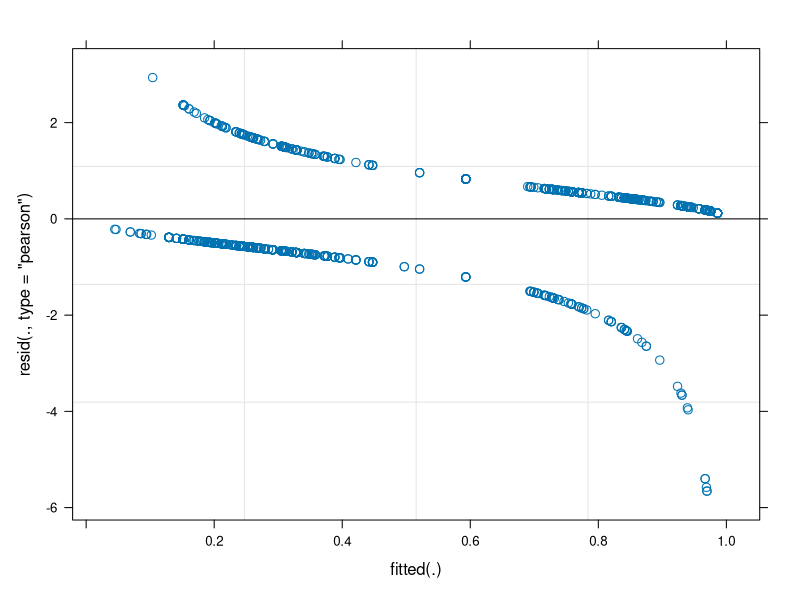
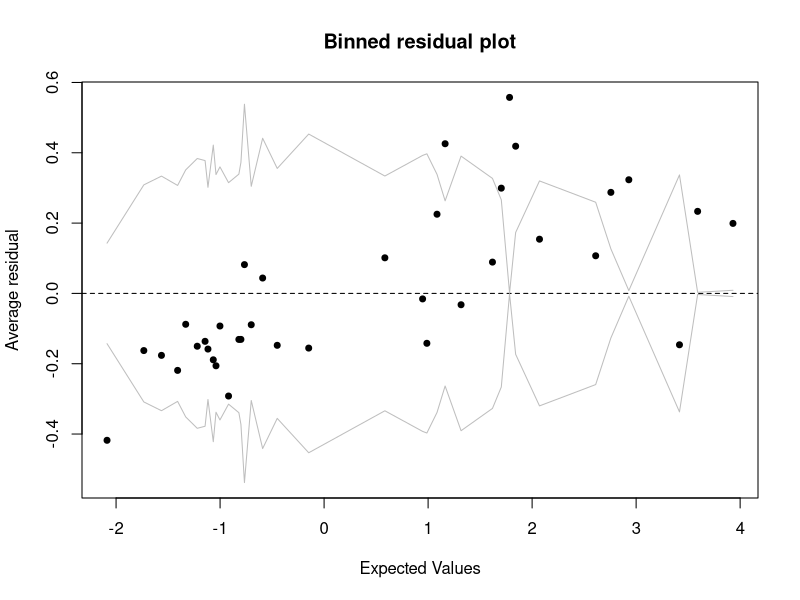

Recreate these plots in R, in order. (Note: this script raises an error after producing the figures.)
##----------------------------------
## BLW 2018 glmer
## Zhengpei Ye 20.03.2018 Innsbruck
##-----------------------------------

setwd("C:/Users/c7701076/1_Zhengpei_YE/R_analysis/BLW 2018")

library(MASS)
library(effects)
library(nlme)
library(lme4)
library(reshape2)

D1<-read.csv(file="Sample 2012 BLW 2018.csv",header=T)

str(D1)
names(D1)
unique(paste(D1$field,D1$plot,D1$fertilization))


D1$hyperparasitoid<-ifelse(rowSums(D1[,c(22:27)])>=1,1,0)


te<-table(D1$Hden,D1$Rins)
chisq.test(te)

D2<-subset(D1,Save==1)
ts<-table(D2$Hden,D2$Rins)
chisq.test(ts)

D3<-subset(D1,Mdir==1)
tm<-table(D3$Hden,D3$Rins)
chisq.test(tm)

D4<-subset(D1,Rpad==1)
tr<-table(D4$Hden,D4$Rins)
chisq.test(tr)


Data<-D1[,c(1:13,28)]

names(Data)
str(Data)

Data[,1]<-as.character(Data[,1])

for(i in 2:6){
  
  Data[,i]<-as.factor(Data[,i])
  
}

Data$ParaSt<-ifelse(Data$AphidMummy=="aph",ifelse(Data$parasitoid==1,"1P",0),"2M")
Data$ParaSt<-as.factor(Data$ParaSt)

Data$Aphid<-ifelse(Data$Mdir==0,ifelse(Data$Save==0,"Rp","Sa"),"Md")
Data$Aphid<-as.factor(Data$Aphid)


names(Data)

dim(Data[Data$AphidMummy=="aph",])
dim(Data[Data$AphidMummy=="mum",])

dim(Data[Data$AphidMummy=="aph"&Data$Mdir==1,])
dim(Data[Data$AphidMummy=="aph"&Data$Save==1,])
dim(Data[Data$AphidMummy=="aph"&Data$Rpad==1,])

dim(Data[Data$AphidMummy=="mum"&Data$Mdir==1,])
dim(Data[Data$AphidMummy=="mum"&Data$Save==1,])
dim(Data[Data$AphidMummy=="mum"&Data$Rpad==1,])

dim(Data[Data$AphidMummy=="aph"&Data$EsymL=="H0",])/dim(Data[Data$AphidMummy=="aph",])
dim(Data[Data$AphidMummy=="aph"&Data$EsymL=="R0",])/dim(Data[Data$AphidMummy=="aph",])
dim(Data[Data$AphidMummy=="aph"&Data$EsymL=="RH",])/dim(Data[Data$AphidMummy=="aph",])

dim(Data[Data$AphidMummy=="mum"&Data$EsymL=="H0",])/dim(Data[Data$AphidMummy=="mum",])
dim(Data[Data$AphidMummy=="mum"&Data$EsymL=="R0",])/dim(Data[Data$AphidMummy=="mum",])
dim(Data[Data$AphidMummy=="mum"&Data$EsymL=="RH",])/dim(Data[Data$AphidMummy=="mum",])

dim(Data[Data$AphidMummy=="aph"&Data$Mdir==1&Data$endosymbiont==1,])/dim(Data[Data$AphidMummy=="aph"&Data$Mdir==1,])
dim(Data[Data$AphidMummy=="aph"&Data$Rpad==1&Data$endosymbiont==1,])/dim(Data[Data$AphidMummy=="aph"&Data$Rpad==1,])
dim(Data[Data$AphidMummy=="aph"&Data$Save==1&Data$endosymbiont==1,])/dim(Data[Data$AphidMummy=="aph"&Data$Save==1,])

dim(Data[Data$AphidMummy=="mum"&Data$Mdir==1&Data$endosymbiont==1,])/dim(Data[Data$AphidMummy=="mum"&Data$Mdir==1,])
dim(Data[Data$AphidMummy=="mum"&Data$Rpad==1&Data$endosymbiont==1,])/dim(Data[Data$AphidMummy=="mum"&Data$Rpad==1,])
dim(Data[Data$AphidMummy=="mum"&Data$Save==1&Data$endosymbiont==1,])/dim(Data[Data$AphidMummy=="mum"&Data$Save==1,])

dim(Data[Data$Mdir==1&Data$endosymbiont==1,])/dim(Data[Data$Mdir==1,])
dim(Data[Data$Rpad==1&Data$endosymbiont==1,])/dim(Data[Data$Rpad==1,])
dim(Data[Data$Save==1&Data$endosymbiont==1,])/dim(Data[Data$Save==1,])


m1<-glmer(endosymbiont~ParaSt+fertilization+Aphid+(1|field/plot/tube), Data, family="binomial",
          control=glmerControl(optCtrl=list(maxfun=2e5), optimizer="bobyqa"))

m2<-glmer(endosymbiont~ParaSt*fertilization+Aphid+(1|field/plot/tube), Data, family="binomial",
          control=glmerControl(optCtrl=list(maxfun=2e5), optimizer="bobyqa"))
m3<-glmer(endosymbiont~ParaSt*fertilization+Aphid*fertilization+(1|field/plot/tube), Data, family="binomial",
          control=glmerControl(optCtrl=list(maxfun=2e5), optimizer="bobyqa"))

m4<-glmer(endosymbiont~ParaSt*Aphid+fertilization+(1|field/plot/tube), Data, family="binomial",
          control=glmerControl(optCtrl=list(maxfun=2e5), optimizer="bobyqa"))

m5<-glmer(endosymbiont~ParaSt*Aphid+fertilization*Aphid+(1|field/plot/tube), Data, family="binomial",
          control=glmerControl(optCtrl=list(maxfun=2e5), optimizer="bobyqa"))

m6<-glmer(endosymbiont~ParaSt*fertilization+ParaSt*Aphid+(1|field/plot/tube), Data, family="binomial",
          control=glmerControl(optCtrl=list(maxfun=2e5), optimizer="bobyqa"))

m7<-glmer(endosymbiont~ParaSt+fertilization*Aphid+(1|field/plot/tube), Data, family="binomial",
          control=glmerControl(optCtrl=list(maxfun=2e5), optimizer="bobyqa"))

m8<-glmer(endosymbiont~ParaSt*fertilization*Aphid+(1|field/plot/tube), Data, family="binomial",
          control=glmerControl(optCtrl=list(maxfun=2e5), optimizer="bobyqa"))

AIC(m1,m2,m3,m4,m5,m6,m7,m8)

drop1(m1,test="Chi")
drop1(m4,test="Chi")

ms1<-glmer(endosymbiont~ParaSt+Aphid+(1|field/plot/tube), Data, family="binomial",
          control=glmerControl(optCtrl=list(maxfun=2e5), optimizer="bobyqa"))
ms2<-glmer(endosymbiont~ParaSt*Aphid+(1|field/plot/tube), Data, family="binomial",
          control=glmerControl(optCtrl=list(maxfun=2e5), optimizer="bobyqa"))

AIC(ms1,ms2,m1,m4)

drop1(ms1,test="Chi")

plot(ms2)
library(arm)
x<-predict(ms2)
y<-resid(ms2)
binnedplot(x,y)

plot(allEffects(ms2))
summary(ms2)
anova(ms2)

Data$IntPsA<-with(Data, interaction(Aphid, ParaSt))

ms2.int<-glmer(endosymbiont~IntPsA+(1|field/plot/tube), Data, family="binomial",
           control=glmerControl(optCtrl=list(maxfun=2e5), optimizer="bobyqa"))

plot(allEffects(ms2.int))

library(multcomp)
PcomPsA<-glht(ms2.int, linfct=mcp(IntPsA="Tukey"))
summary(PcomPsA, test=adjusted("fdr"))


e<-as.data.frame(effect("ParaSt:Aphid",ms2) )
e75<-as.data.frame(effect("ParaSt:Aphid",ms2,confidence.level=0.75))
e$lower75<-e75$lower
e$upper75<-e75$upper
e$ParaSt<-factor(e$ParaSt,labels=c("living unparasitised aphids",
                                   "living parasitised aphids",
                                   "mummified aphids"))

e$sig<-c(" a"," ab"," c"," d"," cd"," cd"," b"," b"," cd")

library(ggplot2)
fp1<-ggplot(mapping=aes(middle=fit*100,
                        ymax=upper*100,ymin=lower*100,
                        upper=upper75*100,lower=lower75*100))

fp2<-fp1+aes(label=sig, y=upper75*100)

fp3<-fp2%+%e+aes(x=Aphid, fill=ParaSt)

fp4<-fp3+
  geom_boxplot(stat="identity", colour="black", position=position_dodge(0.93))+
  geom_text(aes(y=upper75*100+1.5),position=position_dodge(0.93), size=8, colour="black", vjust=0, hjust=0)+
  labs(y="Endosymbiont infection (%)", fill="Parasitism types")+
  scale_y_continuous(limits=c(0,105),expand=c(0,0))+
  scale_fill_manual(values=c("#C6DBEF", "#4292C6","#08306B"))+
  scale_x_discrete(labels=c(expression(italic("M. dirhodum")),
                            expression(italic("R. padi")),
                            expression(italic("S. avenae"))))


fp4+theme_bw()+theme(axis.text.y=element_text(size=18,colour="black"),                     
                     axis.title.y=element_text(size=20),
                     axis.title.x=element_blank(),
                     axis.text.x=element_text(size=20,colour="black"),
                     legend.justification=c(1,1),
                     legend.position=c(0.6,0.99),
                     legend.title=element_text(size=18),
                     legend.text=element_text(size=16))



## --------------------------------------------------------------------------------

names(Data)
Data$EsymL<-ifelse(Data$Hden==1,ifelse(Data$Rins==1,"RH","H0"),ifelse(Data$Rins==1,"R0",0))
Data$EsymL<-as.factor(Data$EsymL)

Dp<-subset(Data,AphidMummy=="aph")

names(Dp)
Dp<-subset(Data,AphidMummy=="mum")
Da<-Dp[,c(3,4,16)]
dim(Da)
library(reshape2)
names(Da)
Da$counter<-1
str(Da)
m1<-melt(Da)

dcast(m1, field+plot~variable, sum)

nrow(Dp)
nrow(Dp[Dp$EsymL=="RH",c(1,13)])
# Dp<-subset(Dp,EsymL!="RH")

mp1<-glmer(parasitoid~EsymL+fertilization+Aphid+(1|field), Dp, family="binomial")

mp2<-glmer(parasitoid~EsymL*fertilization+Aphid+(1|field), Dp, family="binomial")
mp3<-glmer(parasitoid~EsymL*fertilization+Aphid*fertilization+(1|field), Dp, family="binomial")

mp4<-glmer(parasitoid~EsymL*Aphid+fertilization+(1|field), Dp, family="binomial")
mp5<-glmer(parasitoid~EsymL*Aphid+fertilization*Aphid+(1|field), Dp, family="binomial")

mp6<-glmer(parasitoid~EsymL*fertilization+EsymL*Aphid+(1|field), Dp, family="binomial")

mp7<-glmer(parasitoid~EsymL+fertilization*Aphid+(1|field), Dp, family="binomial")

mp8<-glmer(parasitoid~EsymL*fertilization*Aphid+(1|field), Dp, family="binomial")

AIC(mp1,mp2,mp3,mp4,mp5,mp6,mp7,mp8)

drop1(mp1,test="Chi")
drop1(mp7,test="Chi")

plot(allEffects(mp2))

mps1<-glmer(parasitoid~fertilization+Aphid+(1|field), Dp, family="binomial")
mps2<-glmer(parasitoid~fertilization*Aphid+(1|field), Dp, family="binomial")

AIC(mps1,mps2,mp1,mp7)

drop1(mps1,test="Chi")
drop1(mps2,test="Chi")

mpss1<-glmer(parasitoid~Aphid+(1|field), Dp, family="binomial")
mpss2<-glmer(parasitoid~fertilization+(1|field), Dp, family="binomial")
mpss3<-glmer(parasitoid~1+(1|field), Dp, family="binomial")

AIC(mps2,mp7,mpss1,mpss2,mpss3)

plot(mps2)
library(arm)
x<-predict(mps2)
y<-resid(mps2)
binnedplot(x,y)

plot(allEffects(mpss1))
summary(mps2)
anova(mps2)

Dp$IntfA<-with(Dp, interaction(Aphid, fertilization))

summary(mps2)

mps2.int<-glmer(parasitoid~IntfA+(1|field), Dp, family="binomial")

plot(allEffects(mps2.int))

library(multcomp)
PcomfA<-glht(mps2.int, linfct=mcp(IntfA="Tukey"))
summary(PcomfA, test=adjusted("fdr"))

library(multcomp)
PcomA<-glht(mpss1, linfct=mcp(Aphid="Tukey"))
summary(PcomA, test=adjusted("fdr"))


## --------------------------------------------------------------------------------
names(Data)
dim(Data[Data$hyperparasitoid==1,])/dim(Data)

Dh<-subset(Data, parasitoid==1)
dim(Dh)

mh1<-glmer(hyperparasitoid~EsymL+fertilization+Aphid+(1|field), Dh, family="binomial")

mh2<-glmer(hyperparasitoid~EsymL*fertilization+Aphid+(1|field), Dh, family="binomial")
mh3<-glmer(hyperparasitoid~EsymL*fertilization+Aphid*fertilization+(1|field), Dh, family="binomial")

mh4<-glmer(hyperparasitoid~EsymL*Aphid+fertilization+(1|field), Dh, family="binomial")
mh5<-glmer(hyperparasitoid~EsymL*Aphid+fertilization*Aphid+(1|field), Dh, family="binomial")

mh6<-glmer(hyperparasitoid~EsymL*fertilization+EsymL*Aphid+(1|field), Dh, family="binomial")

mh7<-glmer(hyperparasitoid~EsymL+fertilization*Aphid+(1|field), Dh, family="binomial")

mh8<-glmer(hyperparasitoid~EsymL*fertilization*Aphid+(1|field), Dh, family="binomial")

AIC(mh1,mh2,mh3,mh4,mh5,mh6,mh7,mh8)

drop1(mh1,test="Chi")
drop1(mh7,test="Chi")

mhs1<-glmer(hyperparasitoid~EsymL+Aphid+(1|field), Dh, family="binomial")
mhs2<-glmer(hyperparasitoid~EsymL*Aphid+(1|field), Dh, family="binomial")

mhs3<-glmer(hyperparasitoid~EsymL+fertilization+(1|field), Dh, family="binomial")
mhs4<-glmer(hyperparasitoid~EsymL*fertilization+(1|field), Dh, family="binomial")

AIC(mhs1,mhs2,mhs3,mhs4)

drop1(mhs1,test="Chi")
drop1(mhs2,test="Chi")
drop1(mhs3,test="Chi")
drop1(mhs4,test="Chi")

mhss1<-glmer(hyperparasitoid~EsymL+(1|field), Dh, family="binomial")
mhss2<-glmer(hyperparasitoid~1+(1|field), Dh, family="binomial")

AIC(mhss1,mhss2)

AIC(mh7,mhs1,mhss1)

plot(allEffects(mhss1))

summary(mhss1)
anova(mhss1)

library(multcomp)
Pcomh<-glht(mhss1, linfct=mcp(EsymL="Tukey"))
summary(Pcomh, test=adjusted("fdr"))

plot(mhss1)
library(arm)
x<-predict(mhss1)
y<-resid(mhss1)
binnedplot(x,y)

h<-as.data.frame(effect("EsymL",mhss1) )
h75<-as.data.frame(effect("EsymL",mhss1,confidence.level=0.75))
h$lower75<-h75$lower
h$upper75<-h75$upper

library(ggplot2)
h$sig<-c(" a"," ab"," b", " ab")
fp1<-ggplot(mapping=aes(middle=fit*100,
                        ymax=upper*100,ymin=lower*100,
                        upper=upper75*100,lower=lower75*100))

fp2<-fp1+aes(label=sig, y=upper75*100)

fp3<-fp2%+%h+aes(x=EsymL)

fp4<-fp3+
  geom_boxplot(stat="identity", colour="black", fill="#1F78B4")+
  geom_text(aes(y=upper75*100+1), size=8, colour="black", vjust=0, hjust=0)+
  labs(y="Hyperparasitism rate (%)")+
  scale_y_continuous(limits=c(5,70),expand=c(0,0))+
  scale_x_discrete(labels=c("uninfected",
                            expression(paste(italic("H. defensa"),"-infected",sep="")),
                            expression(paste(italic("R. insecticola"),"-infected",sep="")),
                            "superinfected"))


fp4+theme_bw()+theme(axis.text.y=element_text(size=18,colour="black"),                     
                     axis.title.y=element_text(size=20),
                     axis.title.x=element_blank(),
                     axis.text.x=element_text(size=20,colour="black"))
